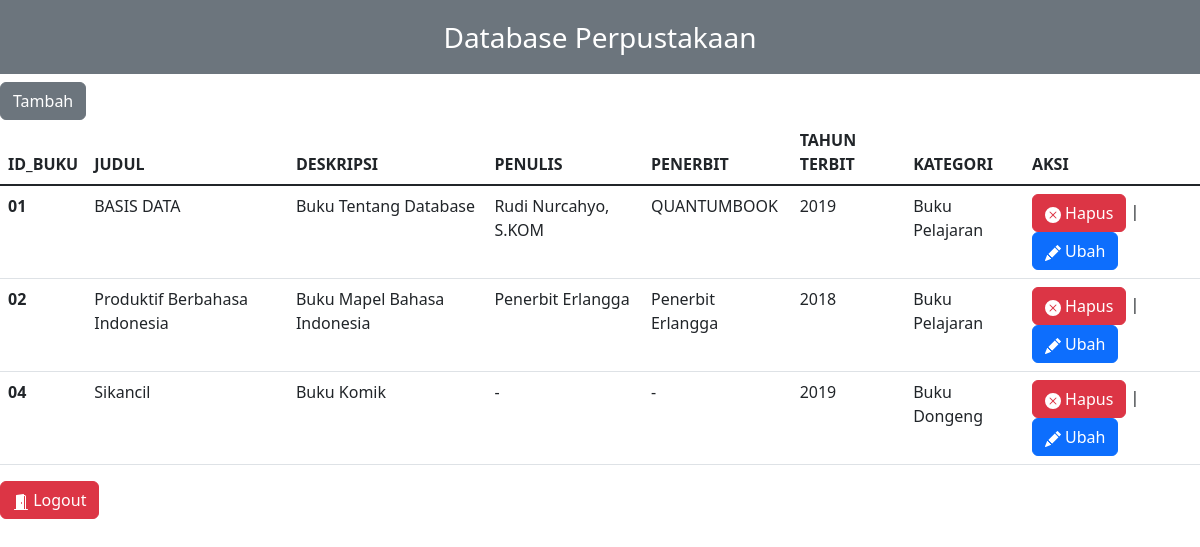
Screenshot of /index.php (signed in) with the database file from the repository.
### tables this page shows
CREATE TABLE `buku` (
  `id_buku` varchar(20) NOT NULL,
  `judul` varchar(100) DEFAULT NULL,
  `deskripsi` text DEFAULT NULL,
  `penulis` varchar(50) DEFAULT NULL,
  `penerbit` varchar(50) DEFAULT NULL,
  `tahun_terbit` int(11) DEFAULT NULL,
  `kategori` varchar(50) DEFAULT NULL
);

### index.php (the view, shortened to what this page needs)
<?php
include 'koneksi.php';
$connect    = new mysqli($hostname,$user,$pass,$database);
$tampil = $connect->query("select * from buku");
?>
<!doctype html>
<html lang="en">
  <head>
    <link href="https://cdn.jsdelivr.net/npm/bootstrap@5.2.1/dist/css/bootstrap.min.css" rel="stylesheet">
  </head>
  <body>
    <div class="p-3 mb-2 bg-secondary text-white"><center class="fs-3" class="fw-bolder">Database Perpustakaan</center></div>
    <a href="tambah.php"><button type="button" class="btn btn-secondary">Tambah</button></a>
    <table class="table">
  <thead>
    <tr>
      <th scope="col">ID_BUKU</th>
      <th scope="col">JUDUL</th>
      <th scope="col">DESKRIPSI</th>
      <th scope="col">PENULIS</th>
      <th scope="col">PENERBIT</th>
      <th scope="col">TAHUN TERBIT</th>
      <th scope="col">KATEGORI</th>
      <th scope="col">AKSI</th>
    </tr>
  </thead>
  <tbody class="table-group-divider">
    <?php foreach ($tampil as $baris) {?>
            <tr>
                <th scope="row"><?=$baris['id_buku']?></th>
                <td><?=$baris['judul']?></td>
                <td><?=$baris['deskripsi']?></td>
                <td><?=$baris['penulis']?></td>
                <td><?=$baris['penerbit']?></td>
                <td><?=$baris['tahun_terbit']?></td>
                <td><?=$baris['kategori']?></td>
                <td><a href="hapus.php?id_buku=<?=$baris['id_buku']?>" onclick= "return confirm('Hapus Data Ini?')"><button type="button" class="btn btn-danger">
 Hapus</button></a> | <a href="ubah.php?id_buku=<?=$baris['id_buku']?>"><button type="button" class="btn btn-primary"> Ubah</button></a></td>
            </tr>
      <?php } ?>
  </tbody>
</table>
<a class="btn btn-danger" href="logout.php"> Logout</a>
  </body>
</html>

### rows the page displays
buku: id_buku "01", judul "BASIS DATA", deskripsi "Buku Tentang Database", penulis "Rudi Nurcahyo, S.KOM", penerbit "QUANTUMBOOK", tahun_terbit "2019", kategori "Buku Pelajaran"
buku: id_buku "02", judul "Produktif Berbahasa Indonesia", deskripsi "Buku Mapel Bahasa Indonesia", penulis "Penerbit Erlangga", penerbit "Penerbit Erlangga", tahun_terbit "2018", kategori "Buku Pelajaran"
buku: id_buku "04", judul "Sikancil", deskripsi "Buku Komik", penulis "-", penerbit "-", tahun_terbit "2019", kategori "Buku Dongeng"
